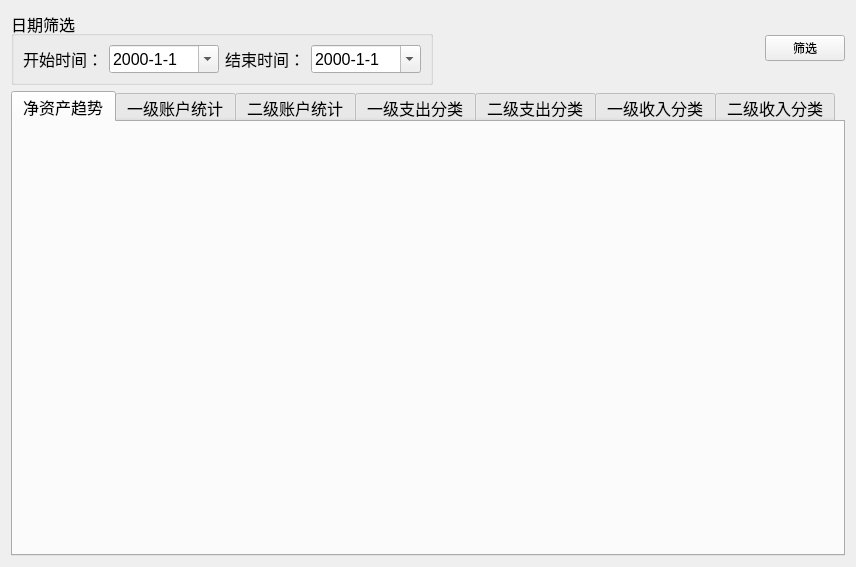
<?xml version="1.0" encoding="UTF-8"?>
<ui version="4.0">
 <class>Form_report</class>
 <widget class="QWidget" name="Form_report">
  <property name="geometry">
   <rect>
    <x>0</x>
    <y>0</y>
    <width>856</width>
    <height>567</height>
   </rect>
  </property>
  <property name="font">
   <font>
    <pointsize>12</pointsize>
   </font>
  </property>
  <property name="windowTitle">
   <string>Form</string>
  </property>
  <layout class="QVBoxLayout" name="verticalLayout">
   <item>
    <layout class="QHBoxLayout" name="horizontalLayout_3">
     <item>
      <widget class="QGroupBox" name="groupBox">
       <property name="title">
        <string>日期筛选</string>
       </property>
       <layout class="QHBoxLayout" name="horizontalLayout">
        <item>
         <widget class="QLabel" name="label">
          <property name="text">
           <string>开始时间：</string>
          </property>
         </widget>
        </item>
        <item>
         <widget class="QDateEdit" name="dateEditS">
          <property name="displayFormat">
           <string>yyyy-M-d</string>
          </property>
          <property name="calendarPopup">
           <bool>true</bool>
          </property>
         </widget>
        </item>
        <item>
         <widget class="QLabel" name="label_2">
          <property name="text">
           <string>结束时间：</string>
          </property>
         </widget>
        </item>
        <item>
         <widget class="QDateEdit" name="dateEditE">
          <property name="displayFormat">
           <string>yyyy-M-d</string>
          </property>
          <property name="calendarPopup">
           <bool>true</bool>
          </property>
         </widget>
        </item>
       </layout>
      </widget>
     </item>
     <item>
      <spacer name="horizontalSpacer">
       <property name="orientation">
        <enum>Qt::Horizontal</enum>
       </property>
       <property name="sizeHint" stdset="0">
        <size>
         <width>40</width>
         <height>20</height>
        </size>
       </property>
      </spacer>
     </item>
     <item>
      <widget class="QPushButton" name="pushButton">
       <property name="sizePolicy">
        <sizepolicy hsizetype="Fixed" vsizetype="Fixed">
         <horstretch>0</horstretch>
         <verstretch>0</verstretch>
        </sizepolicy>
       </property>
       <property name="font">
        <font>
         <pointsize>9</pointsize>
        </font>
       </property>
       <property name="text">
        <string>筛选</string>
       </property>
      </widget>
     </item>
    </layout>
   </item>
   <item>
    <widget class="QTabWidget" name="tabWidget">
     <property name="currentIndex">
      <number>0</number>
     </property>
     <widget class="QWidget" name="tab">
      <attribute name="title">
       <string>净资产趋势</string>
      </attribute>
     </widget>
     <widget class="QWidget" name="tab_5">
      <attribute name="title">
       <string>一级账户统计</string>
      </attribute>
     </widget>
     <widget class="QWidget" name="tab_2">
      <attribute name="title">
       <string>二级账户统计</string>
      </attribute>
     </widget>
     <widget class="QWidget" name="tab_6">
      <attribute name="title">
       <string>一级支出分类</string>
      </attribute>
     </widget>
     <widget class="QWidget" name="tab_3">
      <attribute name="title">
       <string>二级支出分类</string>
      </attribute>
     </widget>
     <widget class="QWidget" name="tab_7">
      <attribute name="title">
       <string>一级收入分类</string>
      </attribute>
     </widget>
     <widget class="QWidget" name="tab_4">
      <attribute name="title">
       <string>二级收入分类</string>
      </attribute>
     </widget>
    </widget>
   </item>
  </layout>
 </widget>
 <resources/>
 <connections/>
</ui>
